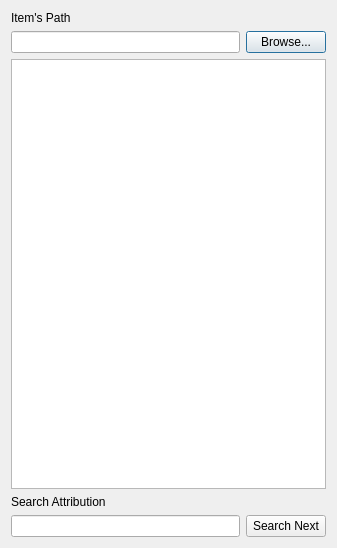
<?xml version="1.0" encoding="UTF-8"?>
<ui version="4.0">
 <class>Dialog</class>
 <widget class="QDialog" name="Dialog">
  <property name="geometry">
   <rect>
    <x>0</x>
    <y>0</y>
    <width>337</width>
    <height>548</height>
   </rect>
  </property>
  <property name="windowTitle">
   <string>Dialog</string>
  </property>
  <layout class="QVBoxLayout" name="verticalLayout">
   <item>
    <widget class="QLabel" name="label">
     <property name="text">
      <string>Item's Path</string>
     </property>
    </widget>
   </item>
   <item>
    <layout class="QHBoxLayout" name="horizontalLayout">
     <item>
      <widget class="QLineEdit" name="lineEdit_item_path"/>
     </item>
     <item>
      <widget class="QPushButton" name="pushButton_browse">
       <property name="text">
        <string>Browse...</string>
       </property>
      </widget>
     </item>
    </layout>
   </item>
   <item>
    <widget class="QTableView" name="tableView_attr"/>
   </item>
   <item>
    <widget class="QLabel" name="label_2">
     <property name="text">
      <string>Search Attribution</string>
     </property>
    </widget>
   </item>
   <item>
    <layout class="QHBoxLayout" name="horizontalLayout_2">
     <item>
      <widget class="QLineEdit" name="lineEdit_search"/>
     </item>
     <item>
      <widget class="QPushButton" name="pushButton_search_next">
       <property name="text">
        <string>Search Next</string>
       </property>
      </widget>
     </item>
    </layout>
   </item>
  </layout>
 </widget>
 <resources/>
 <connections/>
</ui>
